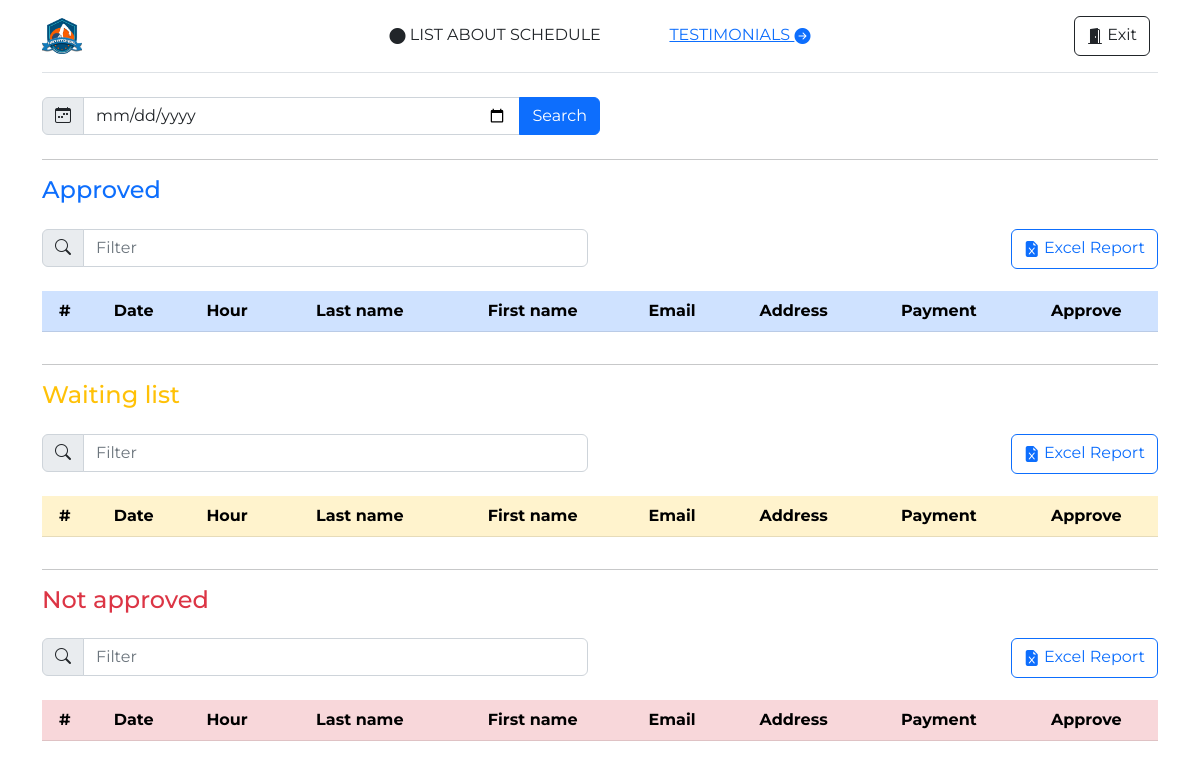
/admin/dashboard.php, run on an earlier commit of the app's database.
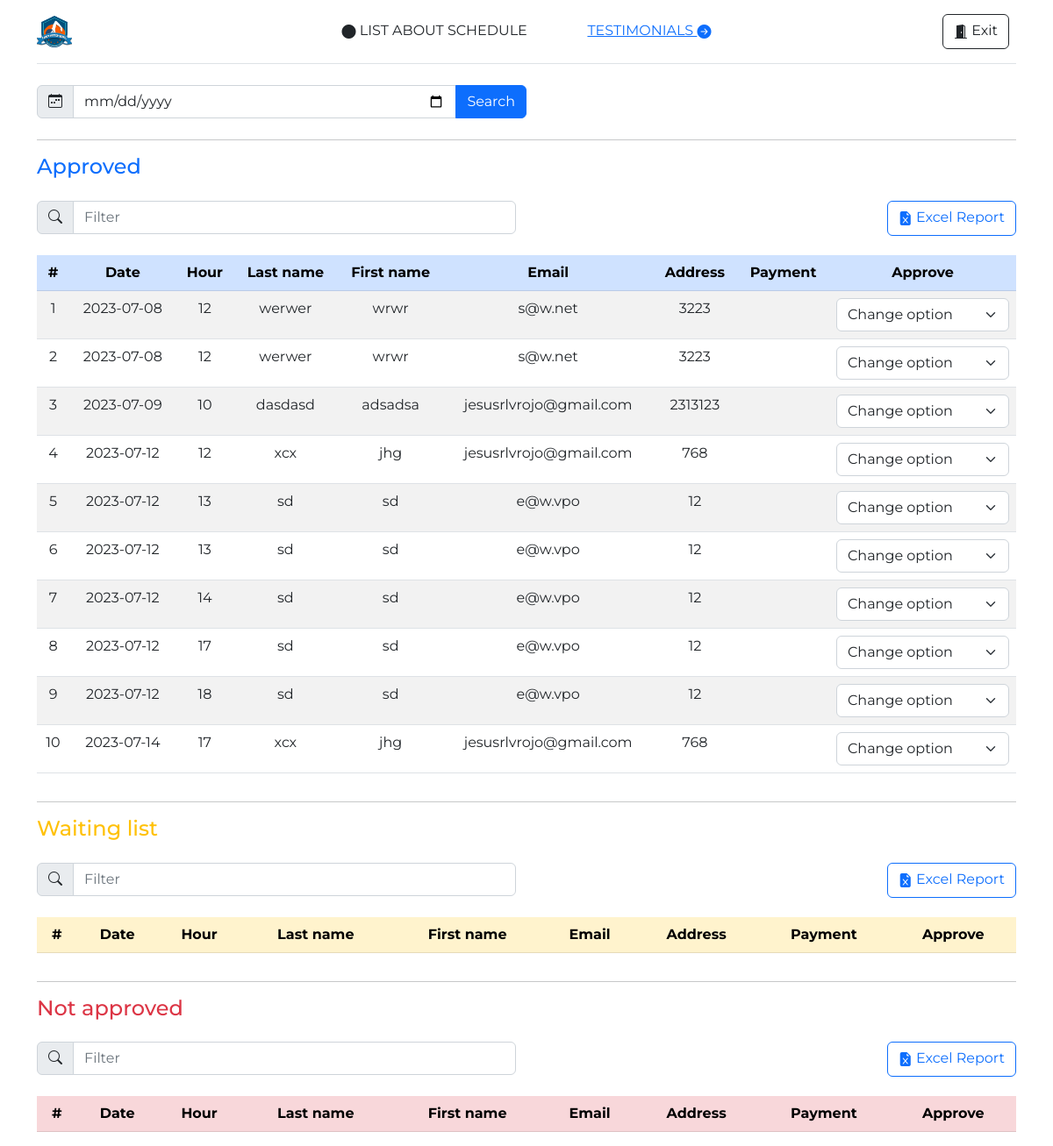
And on a later commit of the database.
### tables this page shows
CREATE TABLE `agenda` (
  `id` int(11) NOT NULL,
  `fecha_reserva` date NOT NULL,
  `hora` int(11) NOT NULL,
  `nivel` int(11) NOT NULL,
  `lugar` int(11) NOT NULL,
  `lugar_otro` varchar(100) DEFAULT NULL,
  `nombre` varchar(21) NOT NULL,
  `apellido` varchar(21) NOT NULL,
  `domicilio` varchar(50) NOT NULL,
  `email` varchar(30) NOT NULL,
  `tel1` varchar(30) NOT NULL,
  `tel2` int(11) NOT NULL,
  `nombre_tutor` varchar(50) NOT NULL,
  `tel_tutor` varchar(20) NOT NULL,
  `aprobar` int(11) DEFAULT NULL,
  `id_ext` varchar(30) NOT NULL
);

### admin/prcd/query.php (called while the page is built, shortened)
<?php
include('../prcd/qc.php');
$sqlToday = "SELECT * FROM agenda WHERE YEAR(fecha_reserva) = YEAR(CURRENT_DATE()) AND MONTH(fecha_reserva) = MONTH(CURRENT_DATE()) AND aprobar = 1 ORDER BY fecha_reserva ASC, hora";
$sqlResultToday = $conn->query($sqlToday);

### admin/dashboard.php (the view, shortened to what this page needs)
<!doctype html>
<html lang="en">
  <head>
    <link rel="stylesheet" href="https://cdn.jsdelivr.net/npm/bootstrap-icons@1.10.1/font/bootstrap-icons.css">
    <link href="../assets/dist/css/bootstrap.min.css" rel="stylesheet">
    <link href="../css/style.css" rel="stylesheet">
    <link href="../css/headers.css" rel="stylesheet">
    <body>
        <div class="container">
            <header class="d-flex flex-wrap align-items-center justify-content-center justify-content-md-between py-3 mb-4 border-bottom">
              <a href="../" class="d-flex align-items-center col-md-3 mb-2 mb-md-0 text-dark text-decoration-none">
                <img src="../img/natatorial_logo.png" width="40" alt="">
              </a>
              <ul class="nav col-12 col-md-auto mb-2 justify-content-center mb-md-0">
                <li><i class="bi bi-circle-fill"></i> LIST ABOUT SCHEDULE</li>
              </ul>
              <ul class="nav col-12 col-md-auto mb-2 justify-content-center mb-md-0">
                <li><a href="testimonials.php" class="icon-link icon-link-hover">TESTIMONIALS <i class="bi bi-arrow-right-circle-fill"></i></a></li>
              </ul>
              <div class="col-md-3 text-end">
                <a href="prcd/sort.php" type="button" class="btn btn-outline-dark me-2"><i class="bi bi-door-open-fill"></i> Exit</a>
              </div>
            </header>
        </div>
<div class="container">
    <form action="dashboard_dates.php" method="POST">
    <div class="input-group mb-4 w-50">
      <span class="input-group-text" id="basic-addon1"><i class="bi bi-calendar-week"></i></span>
      <input type="date" class="form-control" placeholder="Buscar por fecha" aria-label="Search for date" aria-describedby="basic-addon1" id="fecha" name="fecha">
      <button type="submit" class="btn btn-primary">Search</button>
    </div>
    </form>
    <hr>
    <h4 class="text-primary mt-3 mb-4">Approved</h4>
    <div class="row">
      <div class="col">
          <div class="input-group mb-4 w-100">
              <span class="input-group-text" id="basic-addon1"><i class="bi bi-search"></i></span>
              <input type="text" class="form-control" placeholder="Filter" aria-label="Filter" aria-describedby="basic-addon1" id="myInput">
          </div>
      </div>
      <div class="col text-end">
        <a href="excel_inventario_fechas.php?fecha=<?php echo $fechaBusqueda ?>" class="btn btn-outline-primary"><i class="bi bi-file-earmark-excel-fill"></i>  Excel Report</a>
      </div>
    </div>
    <div class="table-responsive">
      <table class="table table-striped table-hover">
        <thead class="table-primary text-center">
          <tr>
            <th scope="col">#</th>
            <th scope="col">Date</th>
            <th scope="col">Hour</th>
            <th scope="col">Last name</th>
            <th scope="col">First name</th>
            <th scope="col">Email</th>
            <th scope="col">Address</th>
            <th scope="col">Payment</th>
            <th scope="col">Approve</th>
          </tr>
        </thead>
        <tbody id="myTable">
          <?php
          include ('prcd/query.php');
          $x = 0;
           while($row_sqlInv = $sqlResultToday->fetch_assoc()){
            $x++;
            $idChange = $row_sqlInv['id'];
            echo'<tr>';
                echo'<td class="text-center">'.$x.'</td>';
                echo'<td class="text-center">'.$row_sqlInv['fecha_reserva'].'</td>';
                echo'<td class="text-center">'.$row_sqlInv['hora'].'</td>';
                echo'<td class="text-center">'.$row_sqlInv['apellido'].'</td>';
                echo'<td class="text-center">'.$row_sqlInv['nombre'].'</td>';
                echo'<td class="text-center">'.$row_sqlInv['email'].'</td>';
                echo'<td class="text-center">'.$row_sqlInv['domicilio'].'</td>';
                echo'<td class="text-center">'.$row_sqlInv['ruta'].'</td>';
                echo'<td class="text-center"><select class="form-select" aria-label="Change option" onchange="change(this.value,'.$idChange.')">
                <option>Change option</option>
                <option value="0">Not approved</option>
                <option value="1">Approved</option>
                <option value="2">Waiting list</option>
              </select></td>';
            echo'</tr>';
          }
          ?>
        </tbody>
      </table>
    </div>
    <hr>
    <h4 class="text-warning mt-3 mb-4">Waiting list</h4>
    <div class="row">
      <div class="col">
          <div class="input-group mb-4 w-100">
              <span class="input-group-text" id="basic-addon1"><i class="bi bi-search"></i></span>
              <input type="text" class="form-control" placeholder="Filter" aria-label="Filter" aria-describedby="basic-addon1" id="myInput">
          </div>
      </div>
      <div class="col text-end">
        <a href="excel_inventario_fechas.php?fecha=<?php echo $fechaBusqueda ?>" class="btn btn-outline-primary"><i class="bi bi-file-earmark-excel-fill"></i>  Excel Report</a>
      </div>
    </div>
    <div class="table-responsive">
      <table class="table table-striped table-hover">
        <thead class="table-warning text-center">
          <tr>
            <th scope="col">#</th>
            <th scope="col">Date</th>
            <th scope="col">Hour</th>
            <th scope="col">Last name</th>
            <th scope="col">First name</th>
            <th scope="col">Email</th>
            <th scope="col">Address</th>
            <th scope="col">Payment</th>
            <th scope="col">Approve</th>
          </tr>
        </thead>
          <?php
          include ('prcd/query.php');
          ?>
      </table>
    </div>
    <hr>
    <h4 class="text-danger mt-3 mb-4">Not approved</h4>
    <div class="row">
      <div class="col">
          <div class="input-group mb-4 w-100">
              <span class="input-group-text" id="basic-addon1"><i class="bi bi-search"></i></span>
              <input type="text" class="form-control" placeholder="Filter" aria-label="Filter" aria-describedby="basic-addon1" id="myInput">
          </div>
      </div>
      <div class="col text-end">
        <a href="excel_inventario_fechas.php?fecha=<?php echo $fechaBusqueda ?>" class="btn btn-outline-primary"><i class="bi bi-file-earmark-excel-fill"></i>  Excel Report</a>
      </div>
    </div>
    <div class="table-responsive">
      <table class="table table-striped table-hover">
        <thead class="table-danger text-center">
          <tr>
            <th scope="col">#</th>
            <th scope="col">Date</th>
            <th scope="col">Hour</th>
            <th scope="col">Last name</th>
            <th scope="col">First name</th>
            <th scope="col">Email</th>
            <th scope="col">Address</th>
            <th scope="col">Payment</th>
            <th scope="col">Approve</th>
          </tr>
        </thead>
          <?php
          include ('prcd/query.php');
          ?>
      </table>
    </div>
  </div>
</html>

### css/style.css (style rules this page uses)
body { font-family: 'Aboreto', cursive; font-family: 'Montserrat', sans-serif; }

### admin/dashboard.php (style rules this page uses)
.bi { vertical-align: -.125em; fill: currentColor; }

What changed in the data, as far as the page shows it:
added agenda: fecha_reserva "2023-07-08", hora "12", apellido "werwer", nombre "wrwr", email "s@w.net", domicilio "3223", id "Change option"
added agenda: fecha_reserva "2023-07-08", hora "12", apellido "werwer", nombre "wrwr", email "s@w.net", domicilio "3223", id "Change option"
added agenda: fecha_reserva "2023-07-09", hora "10", apellido "dasdasd", nombre "adsadsa", email "jesusrlvrojo@gmail.com", domicilio "2313123", id "Change option"
added agenda: fecha_reserva "2023-07-12", hora "12", apellido "xcx", nombre "jhg", email "jesusrlvrojo@gmail.com", domicilio "768", id "Change option"
added agenda: fecha_reserva "2023-07-12", hora "13", apellido "sd", nombre "sd", email "e@w.vpo", domicilio "12", id "Change option"
added agenda: fecha_reserva "2023-07-12", hora "13", apellido "sd", nombre "sd", email "e@w.vpo", domicilio "12", id "Change option"
added agenda: fecha_reserva "2023-07-12", hora "14", apellido "sd", nombre "sd", email "e@w.vpo", domicilio "12", id "Change option"
added agenda: fecha_reserva "2023-07-12", hora "17", apellido "sd", nombre "sd", email "e@w.vpo", domicilio "12", id "Change option"
added agenda: fecha_reserva "2023-07-12", hora "18", apellido "sd", nombre "sd", email "e@w.vpo", domicilio "12", id "Change option"
added agenda: fecha_reserva "2023-07-14", hora "17", apellido "xcx", nombre "jhg", email "jesusrlvrojo@gmail.com", domicilio "768", id "Change option"
